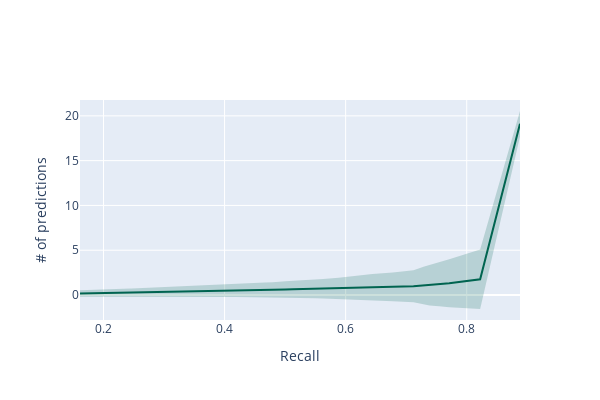

Write notebook code for a chart like this one.
### Code cell
import plotly.graph_objects as go
import numpy as np


x = recalls[1:]
x_rev = x[::-1]

# Line 1
y1 = np.array([x[0] for x in ln])
std1 = np.array([x[1] for x in ln])
y1_upper = y1-std1
y1_lower = y1+std1
y1_lower = y1_lower[::-1]
y1_upper = list(y1_upper)
y1_lower = list(y1_lower)
y1=list(y1)


fig = go.Figure()

fig.add_trace(go.Scatter(
    x=x+x_rev,
    y=y1_upper+y1_lower,
    fill='toself',
    fillcolor='rgba(0,100,80,0.2)',
    line_color='rgba(255,255,255,0)',
    showlegend=False,
    name='Number of predictions',
))

fig.add_trace(go.Scatter(
    x=x, y=y1,
    line_color='rgb(0,100,80)',
    showlegend=False,
))
fig.update_traces(mode='lines')
fig.update_layout(width=600, height=400)
fig.update_xaxes(title_text='Recall')
fig.update_yaxes(title_text='# of predictions')
fig.show()
